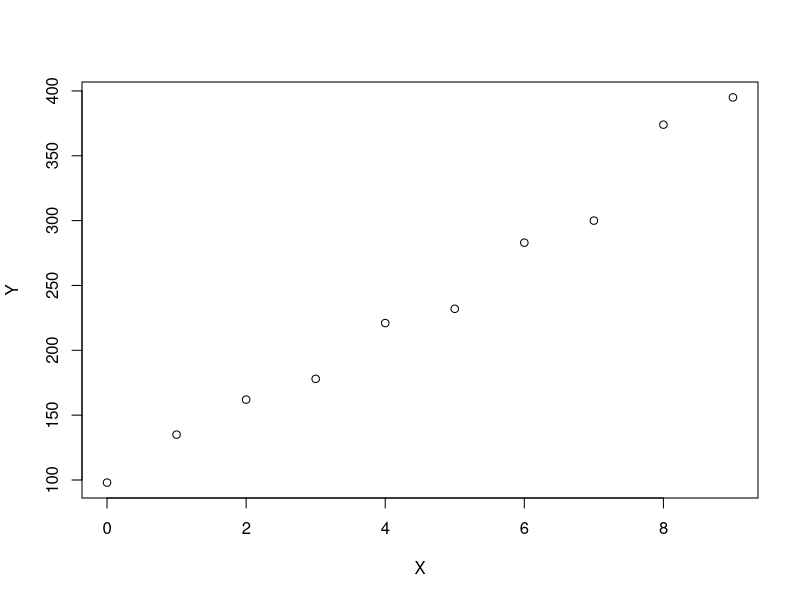
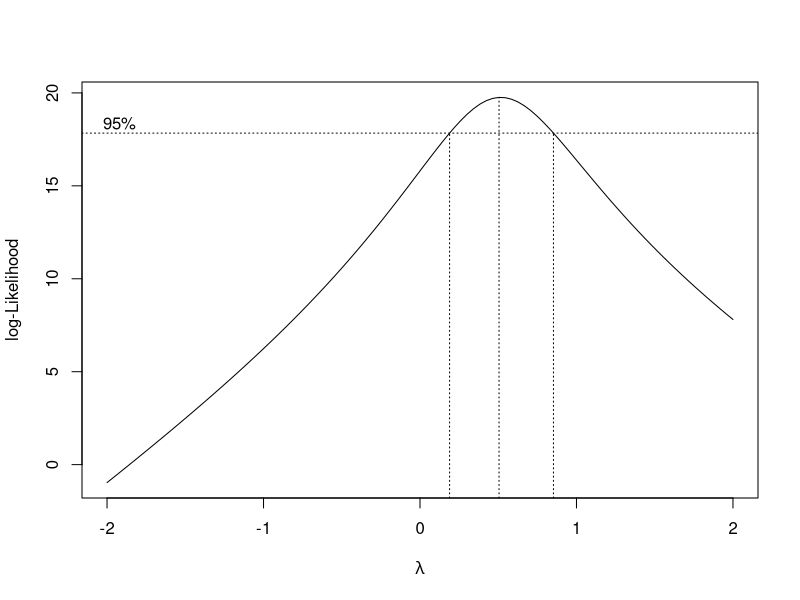
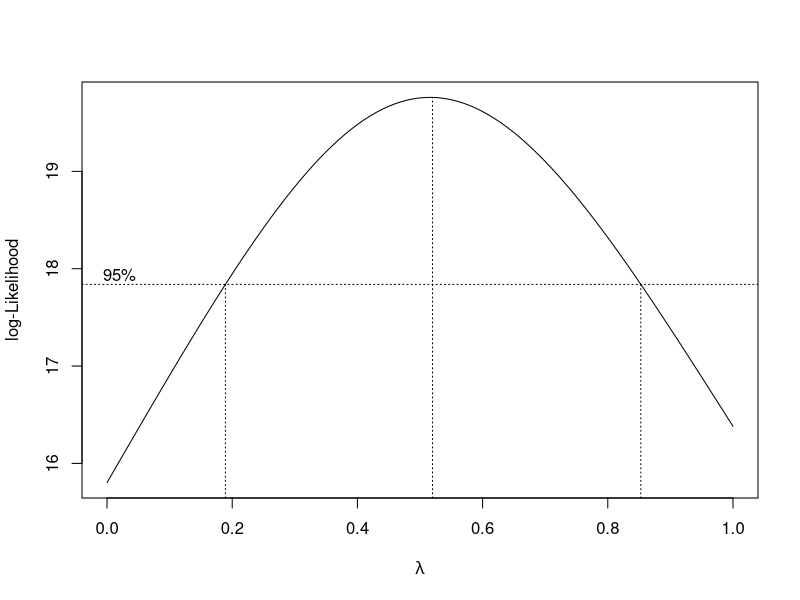
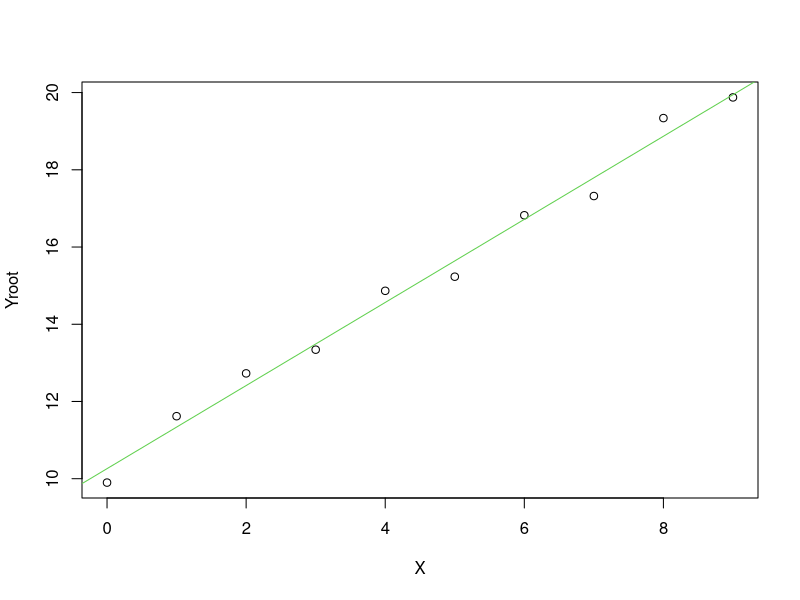

The R source for these figures, in order: (Note: this script raises an error after producing the figures.)
Data=read.table("AS3Q1Data.txt", header = FALSE, sep = "") 
Y = Data$V1
X = Data$V2

plot(X,Y)

lm1=lm(Y~X)
lm1

resid(lm1)

library(MASS)
boxcox(Y~X)

boxcox(Y~X,seq(0,1,0.01))

Yroot=Y^0.5
lm2=lm(Yroot~X)
lm2
plot(X,Yroot)+abline(10.261,1.076,col=3)


res=lm$residuals
pred=lm$fitted.values
plot(lm2,which=c(1,2))










